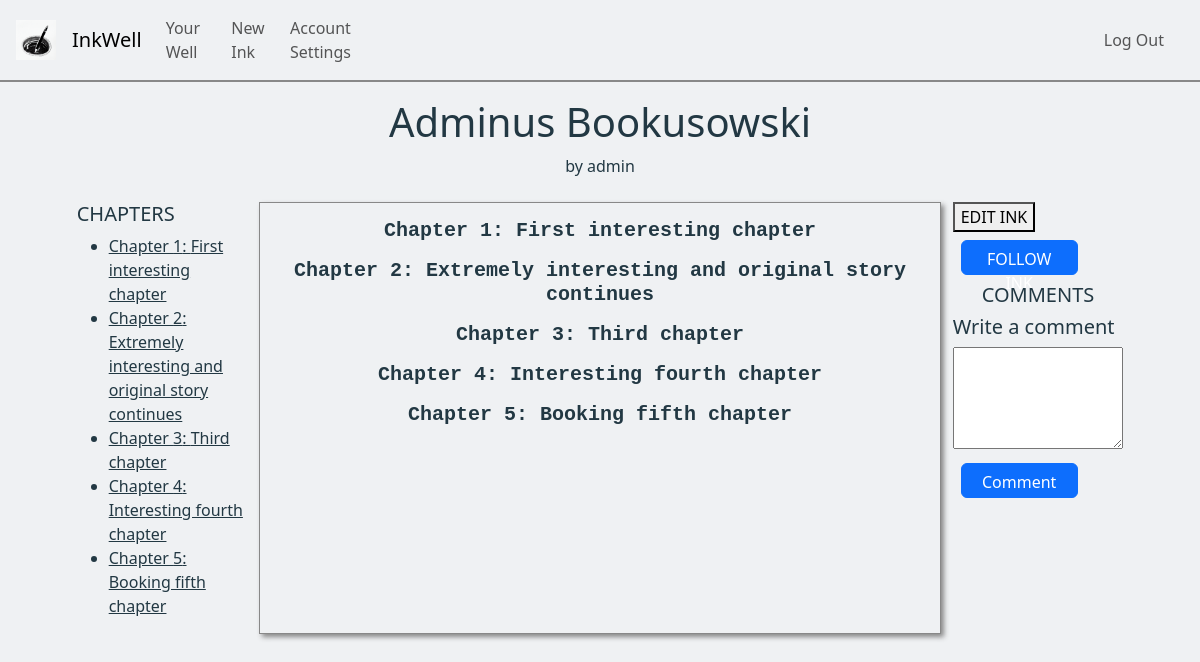
The page /ink_view/6 (signed in) on the database its author committed.
### inkwell/models.py (models this page shows, shortened)
class Ink(models.Model):
    wellOrigin = models.ForeignKey(Well, on_delete=models.CASCADE, related_name="well_pk", default="")
    inkOwner = models.ForeignKey(User, on_delete=models.CASCADE, related_name="ink_owner", default="")
    coAuthors = models.ManyToManyField(User, related_name="CoAuthors",blank=True)
    privateStatus = models.BooleanField(default=False)
    updateStatus = models.BooleanField(default=False) # If the Ink is edited at least once, this changes to true
    ink_following = models.ManyToManyField(User, related_name="ink_following",blank=True)
    genre = models.CharField(max_length=64, default="")
    description = models.CharField(max_length=500, default="")
    title = models.CharField(max_length=64, default="")
    content = models.TextField()
    views = models.PositiveBigIntegerField(default=0)
    creation_date = models.DateTimeField(default=timezone.now, editable=False)

class User(AbstractUser):
    about = models.CharField(max_length=250, default="")
    profilePicture = models.ImageField(upload_to='', blank=True, null=True)
    YourCoAuthorRequests = models.PositiveIntegerField(default=0) # Amount of co-author requests the author made to other inks
    def __str__(self):
        return f"{self.username}"

class Chapter(models.Model):
    chapterNumber = models.PositiveIntegerField(default=1)
    chapterTitle = models.CharField(max_length=64)
    chapterContents = QuillField()
    chapterInkOrigin = models.ForeignKey(Ink, on_delete=models.CASCADE, related_name="chapterInkOrigin", default="")

### inkwell/views.py (the view)
# urls.py: path('ink_view/<int:inkID>', views.ink_view, name='ink_view'),
def ink_view(request, inkID):
    viewedInk = Ink.objects.get(id=inkID)
    chapters = Chapter.objects.filter(chapterInkOrigin=viewedInk).order_by("chapterNumber")
    current_user = User.objects.get(pk=request.user.pk)
    following_check = False
    viewedInk.views += 1
    viewedInk.save()
    try:
        ink_followed = Ink.objects.get(ink_following=current_user)
        if ink_followed:
            following_check = True
    except Ink.DoesNotExist:
        pass
    comments = Comment.objects.filter(commentInkOrigin=viewedInk)
    if request.method == "POST":
        if "commentContents" in request.POST:
            commentContents = request.POST.get("commentContents")
            new_comment = Comment(content=commentContents, commentInkOrigin=viewedInk, commentAuthor=current_user)
            new_comment.save()
            time.sleep(1)
    return render(request, "inkwell/ink_view.html", {
        "ink": viewedInk,
        "chapters": chapters,
        "following_check": following_check,
        "comments": comments
    })

### inkwell/templates/inkwell/ink_view.html (shortened to what this page needs)
{% extends "inkwell/layout.html" %}
{% block body %}
<div class="container-flex inkViewContainer">
    <div class="mt-3 d-flex justify-content-center upperRowInkView">
        <div class="inkViewTitleColumn">
            <h1 class="text-center title">{{ ink.title }}</h1>
            <span class="author-credit text-center">by {{ ink.inkOwner }}</span>
        </div>
    </div>
    <div class="row mt-2 d-flex justify-content-center lowerRowInkView">
        <div class="col-2">
            <div class="chaptersListView">
                <h5 class="text-start">CHAPTERS</h5>
                <ul class="chapter-list">
                    {% for chapter in chapters %}
                        <a href="#anchorChapter{{ chapter.chapterNumber }}"><li>Chapter {{ chapter.chapterNumber }}: {{ chapter.chapterTitle }}</li></a>
                    {% endfor %}
                </ul>
            </div>
        </div>
        <div class="col-7 inkViewContents">
            {% for chapter in chapters %}
            <div id="anchorChapter{{chapter.chapterNumber}}">
                <h5 class="text-center lead chapterTitle">Chapter {{ chapter.chapterNumber}}: {{chapter.chapterTitle}}</h5>
            </div>
            {% endfor %}
        </div>
        <div class="col-2 inkViewComments inkViewButtonsColumn">
            <a href="{% url 'edit_ink' inkID=ink.id %}"><button>EDIT INK</button></a>
            {% if following_check %}
                <button class="btn btn-danger" id="unfollowBtn" type="submit" onclick="followInk('unfollowInk')">UNFOLLOW INK</button>
            {% else %}
                <button class="btn btn-primary" id="followBtn" type="submit" onclick="followInk('followInk')">FOLLOW INK</button>
            {% endif %}
            <h5 class="text-center">COMMENTS</h5>
            <form class="form" action="{% url 'ink_view' inkID=ink.id %}" method="post" name="commentForm">
                <h5 class="lead">Write a comment</h5>
                <textarea class="commentContents" rows="4" cols="50" name="commentContents"></textarea>
                <button class="btn btn-primary" type="submit">Comment</button>
            </form>
        </div>
    </div>
</div>
{% endblock%}

### inkwell/static/inkwell/styles.css (style rules this page uses)
:root { --black: #020202ff; --dark-green: #0d2818ff; --pakistan-green: #04471cff; --sea-green: #058c42ff; --malachite: #16db65ff; --coquelicot: #f15025ff; --white: #ffffffff; --platinum: #e6e8e6ff; --timberwolf: #ced0ceff; --eerie-black: #191919ff; --gunmetal: #223843ff; --antiflash-white: #eff1f3ff; --timberwolf: #dbd3d8ff; --desert-sand: #d8b4a0ff; --burnt-sienna: #d77a61ff; --primary-color: var(--antiflash-white); --secondary-color: var(--antiflash-white); --text-color: var(--gunmetal); --border-color: #888888; }
p, a, h1, h2, h3, h4, h5, span { color: var(--text-color); }
body { background-color: var(--primary-color); }
.inkViewContainer .row { margin: 0; }
.inkViewTitleColumn { display: flex; flex-direction: column; }
.inkViewButtonsColumn { gap: 10px; }
.inkViewButtonsColumn .btn { width: 117px; height: 35px; margin: 0.5rem; }
.inkViewContents { background-color: var(--secondary-color); border: 1px var(--border-color) solid; font-family: 'American Typewriter', monospace; padding: 1rem; box-shadow: 3px 3px 5px #888888; }
.chapterTitle { font-weight: bold; }
.commentContents { width: 100%; box-sizing: border-box; resize: vertical; }
.row { padding: 1rem; }

### rows shown on the page
Ink: title "Adminus Bookusowski", inkOwner "admin"
Chapter: chapterNumber "1", chapterTitle "First interesting chapter"
Chapter: chapterNumber "2", chapterTitle "Extremely interesting and original story continues"
Chapter: chapterNumber "3", chapterTitle "Third chapter"
Chapter: chapterNumber "4", chapterTitle "Interesting fourth chapter"
Chapter: chapterNumber "5", chapterTitle "Booking fifth chapter"
